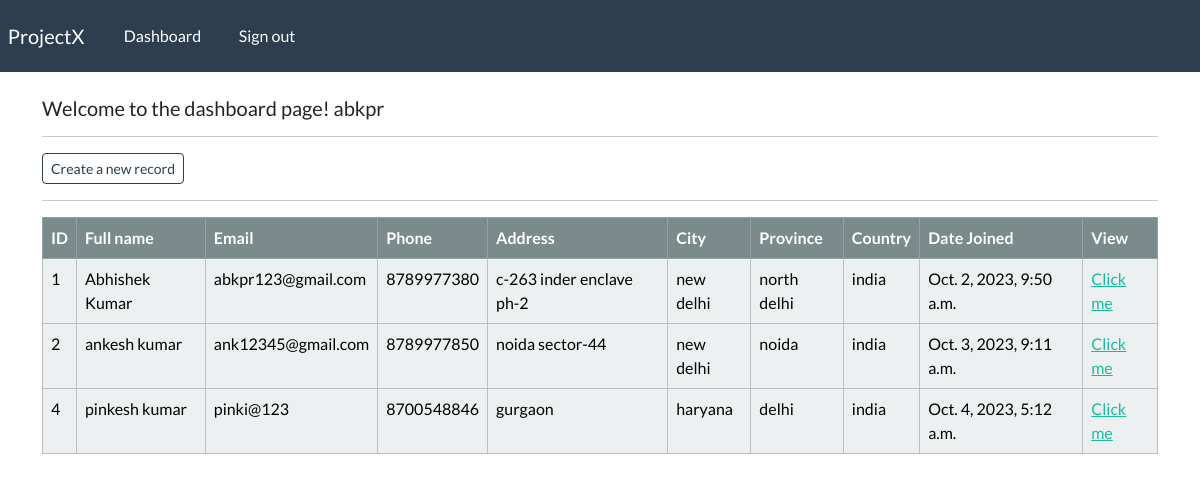
The page /dashboard (signed in) on the database its author committed.
### webapp/models.py (models this page shows, shortened)
class Record(models.Model):
    creation_date = models.DateTimeField(auto_now_add=True)
    first_name = models.CharField(max_length=100)
    last_name = models.CharField(max_length=100)
    email = models.CharField(max_length=100)
    phone= models.CharField(max_length=10)
    address = models.CharField(max_length=200)
    city = models.CharField(max_length=100)
    province = models.CharField(max_length=100)
    country = models.CharField(max_length=100)

### webapp/views.py (the view)
# urls.py: path('dashboard', views.dashboard, name="dashboard"),
@login_required(login_url='my-login')
def dashboard(request):
    my_records = Record.objects.all()
    context = {'records': my_records}
    return render(request, 'webapp/dashboard.html', context=context)

### webapp/templates/webapp/dashboard.html
{% extends 'webapp/base.html' %}
{% block content %}
    <h5>Welcome to the dashboard page! {{user}} </h5>
    <hr>
    <a class="btn btn-outline-primary btn-sm" href="{% url 'create-record' %}">Create a new record</a>
    <hr>
    <table class="table table-light table-hover table-bordered">
        <thead class="table-dark">
            <tr>
                <th scope="col"> ID </th>
                <th scope="col"> Full name </th>
                <th scope="col"> Email </th>
                <th scope="col"> Phone </th>
                <th scope="col"> Address </th>
                <th scope="col"> City </th>
                <th scope="col"> Province </th>
                <th scope="col"> Country </th>
                <th scope="col"> Date Joined </th>
                <th scope="col"> View </th>
            </tr>
        </thead>
        <tbody>
        {% if records %}
            {% for record in records %}
            <tr>
                <td> {{record.id}} </td>
                <td> {{record.first_name}} {{record.last_name}} </td>
                <td> {{record.email}} </td>
                <td> {{record.phone}} </td>
                <td> {{record.address}} </td>
                <td> {{record.city}} </td>
                <td> {{record.province}} </td>
                <td> {{record.country}} </td>
                <td> {{record.creation_date}} </td>
                <td> <a href="{% url 'record' record.id %}"> Click me </a></td>
            </tr>
            {% endfor %}
        {% endif %}
        </tbody>
    </table>
{% endblock %}

### webapp/templates/webapp/base.html (shortened to what this page needs)
{% load static %}
<!DOCTYPE html>
<html lang="en">
<head>
    <link rel="stylesheet" type="text/css" href="https://bootswatch.com/5/flatly/bootstrap.min.css">
    <link rel="stylesheet" type="text/css" href="{% static 'css/style.css' %}">
</head>
<body>
    {% include 'webapp/navbar.html' %}
    <div class="container">
        <br>
        {% block content %}
        {% endblock %}
    </div>
</body>
</html>

### webapp/templates/webapp/navbar.html (shortened to what this page needs)
<nav class="navbar navbar-expand-lg navbar-dark bg-primary justify-content-center">
    <a class="navbar-brand main-heading" href="{% url '' %}">
      &nbsp; ProjectX
    </a>
      <div class="collapse navbar-collapse text-center" id="navbarNavDropdown">
        <ul class="navbar-nav mr-auto">
          {% if user.is_authenticated %}
            <li class="nav-item">
              <a class="nav-link" href="{% url 'dashboard' %}">Dashboard &nbsp;  </a>
            </li>
            <li class="nav-item">
              <a class="nav-link" href="{% url 'user-logout' %}">Sign out &nbsp;  </a>
            </li>
        </ul>
        {% endif %}
      </div>
  </nav>

### rows shown on the page
Record: id "1", first_name "Abhishek", last_name "Kumar", email "abkpr123@gmail.com", phone "8789977380", address "c-263 inder enclave ph-2", city "new delhi", province "north delhi", country "india", creation_date "Oct. 2, 2023, 9:50 a.m."
Record: id "2", first_name "ankesh", last_name "kumar", email "ank12345@gmail.com", phone "8789977850", address "noida sector-44", city "new delhi", province "noida", country "india", creation_date "Oct. 3, 2023, 9:11 a.m."
Record: id "4", first_name "pinkesh", last_name "kumar", email "pinki@123", phone "8700548846", address "gurgaon", city "haryana", province "delhi", country "india", creation_date "Oct. 4, 2023, 5:12 a.m."

### other values the page prints
{{ user }} "abkpr"
